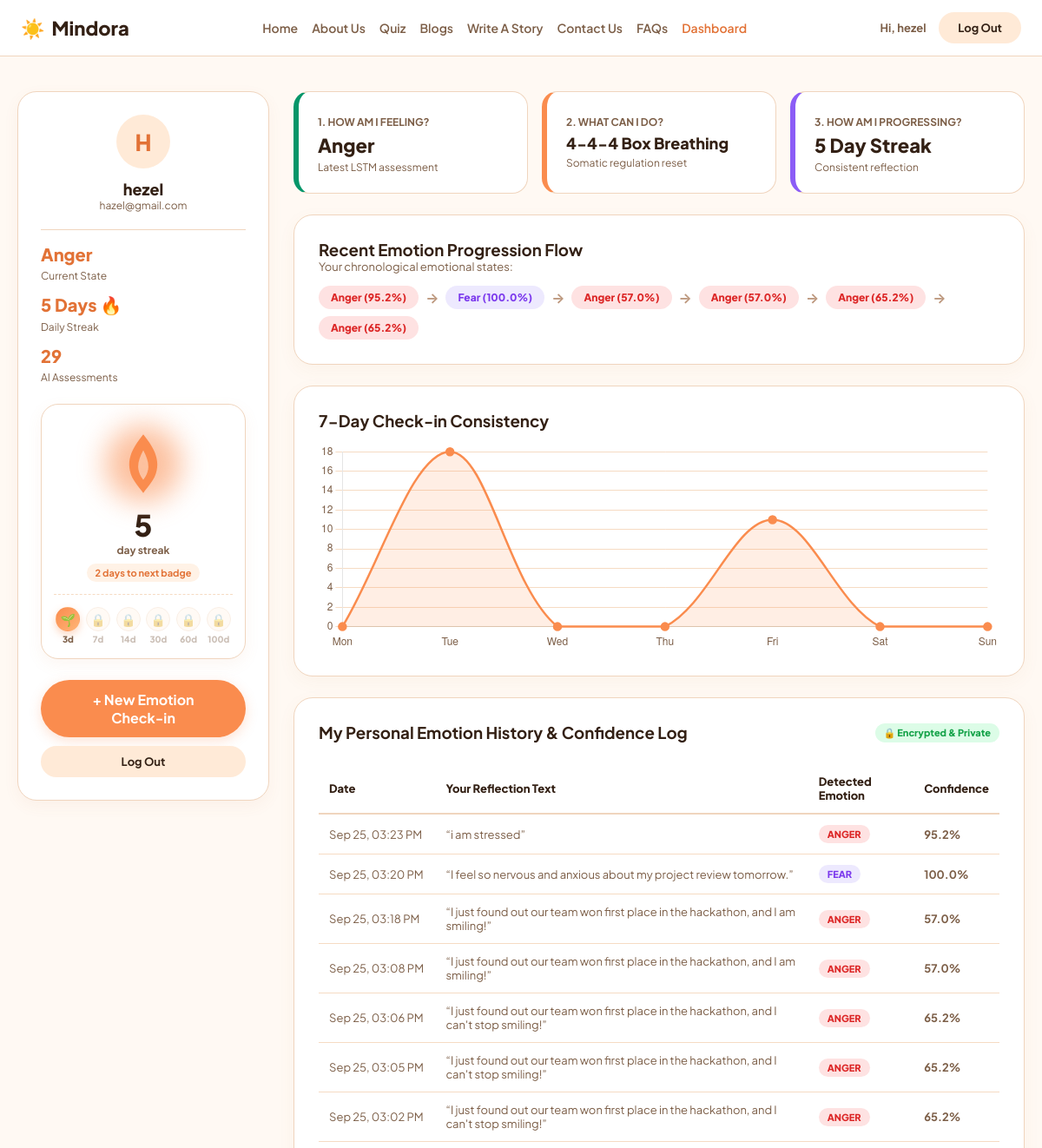
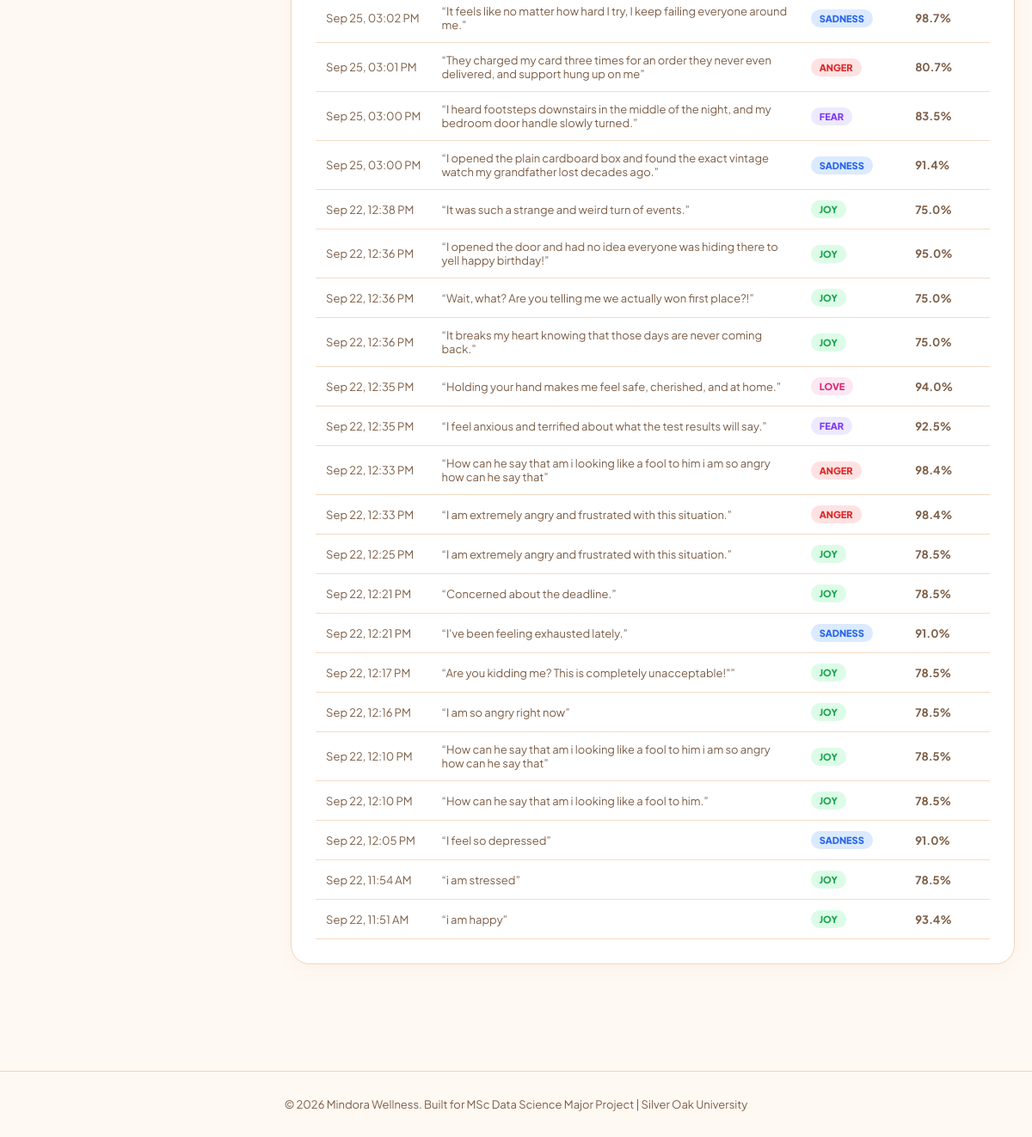
Page /dashboard (signed in) on the committed database (2 pictures, top to bottom).
### app.py (models this page shows)
class User(db.Model):
    __tablename__ = "user"
    user_id = db.Column(db.Integer, primary_key=True)
    name = db.Column(db.String(100), nullable=False)
    email = db.Column(db.String(120), unique=True, nullable=False)
    password_hash = db.Column(db.String(200), nullable=False)
    age = db.Column(db.Integer, default=21)
    is_admin = db.Column(db.Boolean, default=False)
    created_at = db.Column(db.DateTime, default=datetime.utcnow)
    mood_logs = db.relationship("MoodLog", backref="user", lazy=True, cascade="all, delete-orphan")
    journal_entries = db.relationship("JournalEntry", backref="user", lazy=True, cascade="all, delete-orphan")
    activity_completions = db.relationship("ActivityCompletion", backref="user", lazy=True, cascade="all, delete-orphan")

class MoodLog(db.Model):
    __tablename__ = "mood_log"
    id = db.Column(db.Integer, primary_key=True)
    user_id = db.Column(db.Integer, db.ForeignKey("user.user_id"), nullable=False)
    input_text = db.Column(db.Text, nullable=False)
    predicted_emotion = db.Column(db.String(50), nullable=False)
    confidence_score = db.Column(db.Float, nullable=False)
    timestamp = db.Column(db.DateTime, default=datetime.utcnow)

### app.py (the view)
@app.route("/dashboard")
def dashboard():
    if "user_id" not in session:
        flash("Please log in to access your private wellness dashboard.", "info")
        return redirect(url_for("login"))
    try:
        user = User.query.get(session["user_id"])
        if not user:
            session.clear()
            return redirect(url_for("login"))
        history = MoodLog.query.filter_by(user_id=user.user_id).order_by(MoodLog.timestamp.desc()).all()
        journals = JournalEntry.query.filter_by(user_id=user.user_id).order_by(JournalEntry.timestamp.desc()).all()
        latest_emotion = history[0].predicted_emotion.capitalize() if history else "Balanced"
        total_logs = len(history)
        days_map = ["Mon", "Tue", "Wed", "Thu", "Fri", "Sat", "Sun"]
        trend_counts = [0] * 7
        for h in history:
            idx = h.timestamp.weekday()
            trend_counts[idx] += 1
        sample_activities = [
            {"title": "528Hz Joy & Heart Harmonic", "category": "🎵 Sound Therapy", "duration": "3 Min", "short_desc": "Synthesized calming acoustic frequency."},
            {"title": "4-4-4 Box Breathing Visualizer", "category": "🌬️ Somatic Breathwork", "duration": "3 Min", "short_desc": "4-second rhythmic somatic regulation."},
            {"title": "Self-Compassion Heart Pause", "category": "🤲 Somatic Comfort", "duration": "3 Min", "short_desc": "Physical touch to calm the vagus nerve."},
            {"title": "Sensory 5-4-3-2-1 Scan", "category": "🌿 Grounding", "duration": "4 Min", "short_desc": "Anchor attention firmly to physical surroundings."}
        ]
        return render_template(
            "dashboard.html",
            user=user,
            history=history,
            journals=journals,
            latest_emotion=latest_emotion,
            total_logs=total_logs,
            streak=min(total_logs, 5),
            trend_labels=days_map,
            trend_counts=trend_counts,
            activities=sample_activities
        )
    except Exception as e:
        db.session.rollback()
        print(f"! SQLAlchemy Dashboard Error: {e}")
        flash("Error loading dashboard data. Session refreshed.", "danger")
        return redirect(url_for("home"))

### templates/dashboard.html (shortened to what this page needs)
{% extends "base.html" %}
{% block content %}
<div class="dashboard-wrapper">
    <aside class="dashboard-sidebar">
        <div class="user-card" style="text-align: center;">
            <div class="avatar" style="margin: 0 auto 12px auto;">
                {{ user.name[0].upper() if user and user.name else 'U' }}
            </div>
            <h3>{{ user.name if user else 'Welcome Back' }}</h3>
            <p>{{ user.email if user else '' }}</p>
        </div>
        <div class="stats-box">
            <div class="stat-item">
                <span class="stat-num">{{ latest_emotion }}</span>
                <span class="stat-label">Current State</span>
            </div>
            <div class="stat-item">
                <span class="stat-num">{{ streak }} Days &#128293;</span>
                <span class="stat-label">Daily Streak</span>
            </div>
            <div class="stat-item">
                <span class="stat-num">{{ total_logs }}</span>
                <span class="stat-label">AI Assessments</span>
            </div>
        </div>
        <div class="streak-widget" id="streakWidget" data-streak="{{ streak or 0 }}">
            <div class="streak-flame-stage">
                <div class="streak-flame-glow"></div>
            </div>
            <div class="streak-number">{{ streak or 0 }}</div>
            <div class="streak-label" id="streakLabelText">day streak</div>
            <div class="streak-next-hint" id="streakNextHint" style="display: none;"></div>
            <div class="streak-milestone-track" id="streakMilestoneTrack"></div>
        </div>
        <div style="margin-top: 24px; display: flex; flex-direction: column; gap: 10px;">
            <a href="{{ url_for('home') }}#assessment-section" class="btn-pill-orange" style="text-align: center; text-decoration: none;">
                + New Emotion Check-in
            </a>
            <a href="{{ url_for('logout') }}" class="btn-pill btn-secondary" style="text-align: center; text-decoration: none;">
                Log Out
            </a>
        </div>
    </aside>
    <section class="dashboard-main">
        <div style="display: grid; grid-template-columns: repeat(auto-fit, minmax(200px, 1fr)); gap: 16px; margin-bottom: 24px;">
            <div class="metric-card" style="border-left-color: #059669;">
                <span class="metric-label">1. How Am I Feeling?</span>
                <span class="metric-val" style="font-size: 22px; margin-top: 4px;">{{ latest_emotion }}</span>
                <p style="font-size: 12px; color: var(--text-muted); margin-top: 4px;">Latest LSTM assessment</p>
            </div>
            <div class="metric-card" style="border-left-color: #FA8C4E;">
                <span class="metric-label">2. What Can I Do?</span>
                <span class="metric-val" style="font-size: 18px; margin-top: 4px;">4-4-4 Box Breathing</span>
                <p style="font-size: 12px; color: var(--text-muted); margin-top: 4px;">Somatic regulation reset</p>
            </div>
            <div class="metric-card" style="border-left-color: #8B5CF6;">
                <span class="metric-label">3. How Am I Progressing?</span>
                <span class="metric-val" style="font-size: 22px; margin-top: 4px;">{{ streak }} Day Streak</span>
                <p style="font-size: 12px; color: var(--text-muted); margin-top: 4px;">Consistent reflection</p>
            </div>
        </div>
        <div class="chart-card">
            <h3>Recent Emotion Progression Flow</h3>
            <p style="font-size: 13px; color: var(--text-muted); margin-bottom: 14px;">Your chronological emotional states:</p>
            <div style="display: flex; gap: 8px; flex-wrap: wrap; align-items: center;">
                {% if history %}
                    {% for h in history[:6] %}
                        <span class="emotion-tag mood-{{ h.predicted_emotion.lower() }}" style="font-size: 12px; padding: 6px 14px;">
                            {{ h.predicted_emotion.capitalize() }} ({{ h.confidence_score }}%)
                        </span>
                        {% if not loop.last %}<span style="color: #BD987E; font-weight: bold;">&rarr;</span>{% endif %}
                    {% endfor %}
                {% else %}
                    <p style="font-size: 13px; color: var(--text-muted);">
                        No check-ins recorded yet. <a href="{{ url_for('home') }}#assessment-section" style="color: var(--orange-primary); font-weight: 700;">Take your first assessment on the home page!</a>
                    </p>
                {% endif %}
            </div>
        </div>
        <div class="chart-card"
             id="chartDataContainer"
             data-labels='{{ (trend_labels or ["Mon", "Tue", "Wed", "Thu", "Fri", "Sat", "Sun"]) | tojson }}'
             data-counts='{{ (trend_counts or [0, 0, 0, 0, 0, 0, 0]) | tojson }}'>
            <h3>7-Day Check-in Consistency</h3>
            <div style="height: 240px; position: relative; margin-top: 14px;">
                <canvas id="trendChart"></canvas>
            </div>
        </div>
        <div class="history-card">
            <div style="display: flex; justify-content: space-between; align-items: center; margin-bottom: 10px;">
                <h3>My Personal Emotion History &amp; Confidence Log</h3>
                <span class="badge-mini" style="background: #DCFCE7; color: #16A34A;">&#128274; Encrypted &amp; Private</span>
            </div>
            {% if history %}
            <div style="overflow-x: auto;">
                <table class="history-table">
                    <thead>
                        <tr>
                            <th>Date</th>
                            <th>Your Reflection Text</th>
                            <th>Detected Emotion</th>
                            <th>Confidence</th>
                        </tr>
                    </thead>
                    <tbody>
                        {% for h in history %}
                        <tr>
                            <td style="white-space: nowrap;">{{ h.timestamp.strftime('%b %d, %I:%M %p') }}</td>
                            <td>&ldquo;{{ h.input_text }}&rdquo;</td>
                            <td><span class="emotion-tag mood-{{ h.predicted_emotion.lower() }}">{{ h.predicted_emotion.upper() }}</span></td>
                            <td><strong>{{ h.confidence_score }}%</strong></td>
                        </tr>
                        {% endfor %}
                    </tbody>
                </table>
            </div>
            {% else %}
            <p style="font-size: 13px; color: var(--text-muted); margin-top: 10px;">No assessment records found yet.</p>
            {% endif %}
        </div>
    </section>
</div>
<script>
document.addEventListener("DOMContentLoaded", function() {
    var ctx = document.getElementById("trendChart");
    var container = document.getElementById("chartDataContainer");
    if (ctx && container) {
        var labels = ["Mon", "Tue", "Wed", "Thu", "Fri", "Sat", "Sun"];
        var counts = [0, 0, 0, 0, 0, 0, 0];
        try {
            labels = JSON.parse(container.getAttribute("data-labels"));
            counts = JSON.parse(container.getAttribute("data-counts"));
        } catch (err) {
            console.warn("Using fallback chart dataset:", err);
        }
        new Chart(ctx, {
            type: "line",
            data: {
                labels: labels,
                datasets: [{
                    label: "Check-ins Completed",
                    data: counts,
                    borderColor: "#FA8C4E",
                    backgroundColor: "rgba(250, 140, 78, 0.15)",
                    fill: true,
                    tension: 0.35,
                    borderWidth: 2.5,
                    pointBackgroundColor: "#FA8C4E",
                    pointRadius: 4
                }]
            },
            options: {
                responsive: true,
                maintainAspectRatio: false,
                plugins: {
                    legend: { display: false }
                },
                scales: {
                    y: {
                        beginAtZero: true,
                        ticks: { stepSize: 1, color: "#7C5E47" },
                        grid: { color: "#F6DBC3" }
                    },
                    x: {
                        ticks: { color: "#7C5E47" },
                        grid: { display: false }
                    }
                }
            }
        });
    }
});
</script>
{% endblock %}

### templates/base.html (shortened to what this page needs)
<!DOCTYPE html>
<html lang="en">
<head>
</head>
<body>
    <nav class="navbar">
        <div class="nav-container">
            <a href="{{ url_for('home') }}" class="brand-logo">
                <span class="sun-icon">☀️</span> Mindora
            </a>
            <div class="nav-links">
                <a href="{{ url_for('home') }}">Home</a>
                <a href="{{ url_for('about') }}">About Us</a>
                <a href="{{ url_for('quiz_home') }}">Quiz</a>
                <a href="{{ url_for('blogs') }}">Blogs</a>
                <a href="{{ url_for('write_story') }}">Write A Story</a>
                <a href="{{ url_for('contact') }}">Contact Us</a>
                <a href="{{ url_for('faqs') }}">FAQs</a>
                {% if session.get('user_id') %}
                    <a href="{{ url_for('dashboard') }}" class="active-nav">Dashboard</a>
                {% endif %}
            </div>
            <div class="nav-auth">
                {% if session.get('user_id') %}
                    <span class="user-greeting">Hi, {{ session.get('user_name', 'User').split()[0] }}</span>
                    <a href="{{ url_for('logout') }}" class="btn-pill btn-secondary">Log Out</a>
                {% else %}
                    <a href="{{ url_for('login') }}" class="btn-login-link">Log In</a>
                    <a href="{{ url_for('register') }}" class="btn-pill btn-primary">Sign Up</a>
                {% endif %}
            </div>
        </div>
    </nav>
    <main>
        {% block content %}{% endblock %}
    </main>
    <footer class="footer">
        <p>© 2026 Mindora Wellness. Built for MSc Data Science Major Project | Silver Oak University</p>
    </footer>
</body>
</html>

### templates/dashboard.html (style rules this page uses)
.streak-widget { background: #FFFFFF; border: 1.5px solid var(--border-warm); border-radius: 20px; padding: 18px 14px 16px 14px; text-align: center; box-shadow: 0 6px 18px rgba(220, 140, 90, 0.08); position: relative; overflow: hidden; margin-top: 22px; }
.streak-flame-stage { position: relative; width: 100px; height: 100px; margin: 0 auto 4px auto; display: flex; align-items: center; justify-content: center; }
.streak-flame-glow { position: absolute; inset: 6px; border-radius: 50%; filter: blur(16px); opacity: 0.55; animation: flameGlowPulse 2.2s ease-in-out infinite; }
.streak-flame-svg { position: relative; z-index: 2; width: 66px; height: 80px; animation: flameFlicker 1.6s ease-in-out infinite; transform-origin: bottom center; }
.streak-number { font-size: 34px; font-weight: 800; color: var(--text-primary); line-height: 1; margin-top: 2px; }
.streak-label { font-size: 12px; font-weight: 700; color: var(--text-muted); margin-top: 4px; }
.tier-2 .streak-flame-glow { background: #FA8C4E; }
.streak-next-hint { font-size: 11px; font-weight: 700; color: var(--orange-hover); background: #FFF2E6; border-radius: 50px; padding: 4px 10px; display: inline-block; margin-top: 8px; }
.streak-milestone-track { display: flex; justify-content: space-between; align-items: flex-start; margin-top: 14px; padding-top: 14px; border-top: 1px dashed var(--border-soft); gap: 2px; }

### rows in the picture
User: get "hezel", name "H", name "hezel", email "hazel@gmail.com"
MoodLog: predicted_emotion "Anger", confidence_score "95.2", timestamp "Sep 25, 03:23 PM", input_text "i am stressed", predicted_emotion "ANGER"
MoodLog: predicted_emotion "Fear", confidence_score "100.0", timestamp "Sep 25, 03:20 PM", input_text "I feel so nervous and anxious about my project review tomorrow.", predicted_emotion "FEAR"
MoodLog: predicted_emotion "Anger", confidence_score "57.0", timestamp "Sep 25, 03:18 PM", input_text "I just found out our team won first place in the hackathon, and I am smiling!", predicted_emotion "ANGER"
MoodLog: predicted_emotion "Anger", confidence_score "57.0", timestamp "Sep 25, 03:08 PM", input_text "I just found out our team won first place in the hackathon, and I am smiling!", predicted_emotion "ANGER"
MoodLog: predicted_emotion "Anger", confidence_score "65.2", timestamp "Sep 25, 03:06 PM", input_text "I just found out our team won first place in the hackathon, and I can't stop smiling!", predicted_emotion "ANGER"
MoodLog: predicted_emotion "Anger", confidence_score "65.2", timestamp "Sep 25, 03:05 PM", input_text "I just found out our team won first place in the hackathon, and I can't stop smiling!", predicted_emotion "ANGER"
MoodLog: timestamp "Sep 25, 03:02 PM", input_text "I just found out our team won first place in the hackathon, and I can't stop smiling!", predicted_emotion "ANGER", confidence_score "65.2"
MoodLog: timestamp "Sep 25, 03:02 PM", input_text "It feels like no matter how hard I try, I keep failing everyone around me.", predicted_emotion "SADNESS", confidence_score "98.7"
MoodLog: timestamp "Sep 25, 03:01 PM", input_text "They charged my card three times for an order they never even delivered, and support hung up on me", predicted_emotion "ANGER", confidence_score "80.7"
MoodLog: timestamp "Sep 25, 03:00 PM", input_text "I heard footsteps downstairs in the middle of the night, and my bedroom door handle slowly turned.", predicted_emotion "FEAR", confidence_score "83.5"
MoodLog: timestamp "Sep 25, 03:00 PM", input_text "I opened the plain cardboard box and found the exact vintage watch my grandfather lost decades ago.", predicted_emotion "SADNESS", confidence_score "91.4"
MoodLog: timestamp "Sep 22, 12:38 PM", input_text "It was such a strange and weird turn of events.", predicted_emotion "JOY", confidence_score "75.0"
MoodLog: timestamp "Sep 22, 12:36 PM", input_text "I opened the door and had no idea everyone was hiding there to yell happy birthday!", predicted_emotion "JOY", confidence_score "95.0"
MoodLog: timestamp "Sep 22, 12:36 PM", input_text "Wait, what? Are you telling me we actually won first place?!", predicted_emotion "JOY", confidence_score "75.0"
MoodLog: timestamp "Sep 22, 12:36 PM", input_text "It breaks my heart knowing that those days are never coming back.", predicted_emotion "JOY", confidence_score "75.0"
MoodLog: timestamp "Sep 22, 12:35 PM", input_text "Holding your hand makes me feel safe, cherished, and at home.", predicted_emotion "LOVE", confidence_score "94.0"
MoodLog: timestamp "Sep 22, 12:35 PM", input_text "I feel anxious and terrified about what the test results will say.", predicted_emotion "FEAR", confidence_score "92.5"
MoodLog: timestamp "Sep 22, 12:33 PM", input_text "How can he say that am i looking like a fool to him i am so angry how can he say that", predicted_emotion "ANGER", confidence_score "98.4"
MoodLog: timestamp "Sep 22, 12:33 PM", input_text "I am extremely angry and frustrated with this situation.", predicted_emotion "ANGER", confidence_score "98.4"
MoodLog: timestamp "Sep 22, 12:25 PM", input_text "I am extremely angry and frustrated with this situation.", predicted_emotion "JOY", confidence_score "78.5"
MoodLog: timestamp "Sep 22, 12:21 PM", input_text "Concerned about the deadline.", predicted_emotion "JOY", confidence_score "78.5"
MoodLog: timestamp "Sep 22, 12:21 PM", input_text "I've been feeling exhausted lately.", predicted_emotion "SADNESS", confidence_score "91.0"
MoodLog: timestamp "Sep 22, 12:17 PM", input_text "Are you kidding me? This is completely unacceptable!\"", predicted_emotion "JOY", confidence_score "78.5"
MoodLog: timestamp "Sep 22, 12:16 PM", input_text "I am so angry right now", predicted_emotion "JOY", confidence_score "78.5"
MoodLog: timestamp "Sep 22, 12:10 PM", input_text "How can he say that am i looking like a fool to him i am so angry how can he say that", predicted_emotion "JOY", confidence_score "78.5"
MoodLog: timestamp "Sep 22, 12:10 PM", input_text "How can he say that am i looking like a fool to him.", predicted_emotion "JOY", confidence_score "78.5"
MoodLog: timestamp "Sep 22, 12:05 PM", input_text "I feel so depressed", predicted_emotion "SADNESS", confidence_score "91.0"
MoodLog: timestamp "Sep 22, 11:54 AM", input_text "i am stressed", predicted_emotion "JOY", confidence_score "78.5"
MoodLog: timestamp "Sep 22, 11:51 AM", input_text "i am happy", predicted_emotion "JOY", confidence_score "93.4"

### other values in the picture
{{ latest_emotion }} "Anger"
{{ streak }} "5"
{{ total_logs }} "29"
{{ streak or 0 }} "5"
